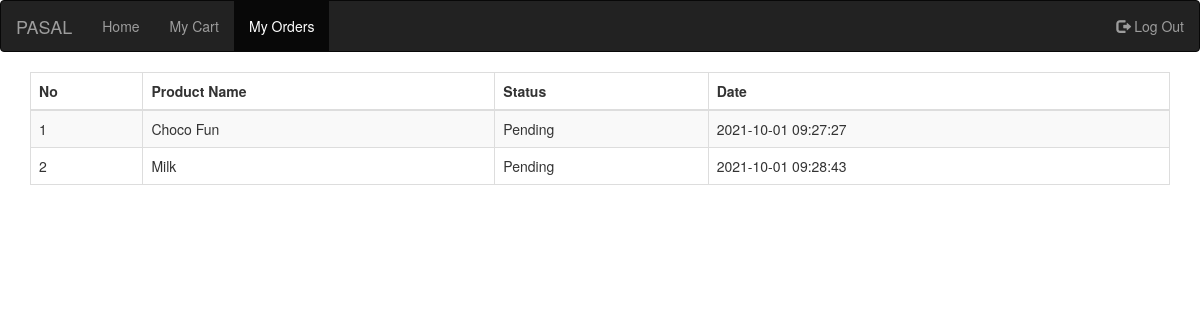
Page /order.php (signed in) on the committed database.
### tables this page shows
CREATE TABLE `orders` (
  `id` int(11) NOT NULL,
  `user_id` int(11) DEFAULT NULL,
  `product_id` int(11) DEFAULT NULL,
  `status` varchar(255) DEFAULT NULL,
  `date_added` datetime DEFAULT CURRENT_TIMESTAMP
);

CREATE TABLE `product` (
  `id` int(11) NOT NULL,
  `name` varchar(255) DEFAULT NULL,
  `description` varchar(255) DEFAULT NULL,
  `price` float DEFAULT NULL,
  `category_id` int(11) DEFAULT NULL,
  `image` varchar(255) DEFAULT NULL
);

### order.php (the view, shortened to what this page needs)
<?php
include "inc/home_header.php";
$conn = mysqli_connect("localhost", "root", "", "pasal");
$email = $_SESSION['email'];
$sql = "SELECT * FROM users WHERE email = '$email'";
$result = mysqli_query($conn, $sql);
$user = mysqli_fetch_assoc($result);
$user_id = $user['id'];
?>
<div class="container">
    <div class="row">
        <div class="col-md-12">
            <table class="table table-bordered table-striped">
                <thead>
                    <tr>
                        <th>No</th>
                        <th>Product Name</th>
                        <th>Status</th>
                        <th>Date</th>
                    </tr>
                </thead>
                <tbody>
                    <?php
                    $i = 1;
                    $query = "SELECT * FROM orders WHERE user_id = '$user_id'";
                    $result = mysqli_query($conn, $query);
                    while ($row = mysqli_fetch_assoc($result)) {
                        $product_id = $row['product_id'];
                        $status = $row['status'];
                        $date = $row['date_added'];
                        $query1 = "SELECT * FROM product WHERE id = '$product_id'";
                        $result1 = mysqli_query($conn, $query1);
                        $row1 = mysqli_fetch_assoc($result1);
                        $product_name = $row1['name'];
                        ?>
                        <tr>
                            <td><?php echo $i; ?></td>
                            <td><?php echo $product_name; ?></td>
                            <td><?php echo $status; ?></td>
                            <td><?php echo $date; ?></td>
                        </tr>
                        <?php
                        $i++;
                    }
                    ?>
                </tbody>
                </table>
    </div>
</div>

### rows in the picture
orders: product.name "Choco Fun", status "Pending", date_added "2021-10-01 09:27:27"
orders: product.name "Milk", status "Pending", date_added "2021-10-01 09:28:43"
